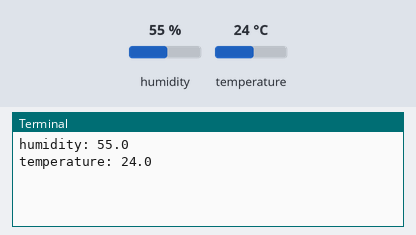
The program below on a simulated Raspberry Pi (BCM pin numbers). Shown: the last lines printed to the terminal. Inputs (shaded band) come from the test bench; at power-on: humidity 55 %, temperature 24 °C.

Above: at 1.2 s.
1.3 s: humidity set to 22 %
At 11.5 s:
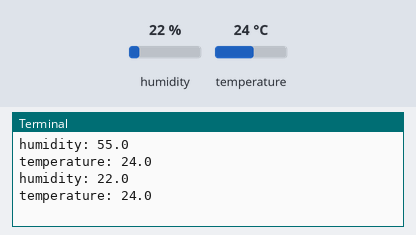
12.0 s: temperature set to 12 °C
At 22.4 s:
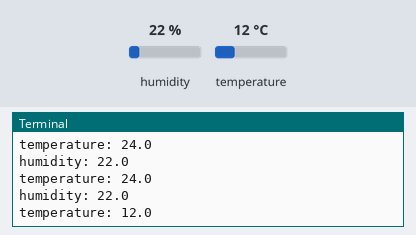
22.7 s: humidity set to 40 %
At 32.9 s:
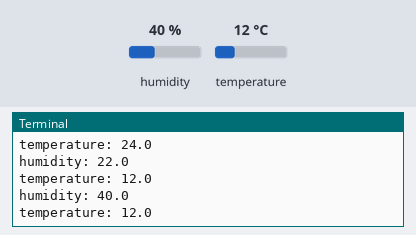
Timing chart, 0 to 34.4 s (numbered marks = the images above; inputs shaded):
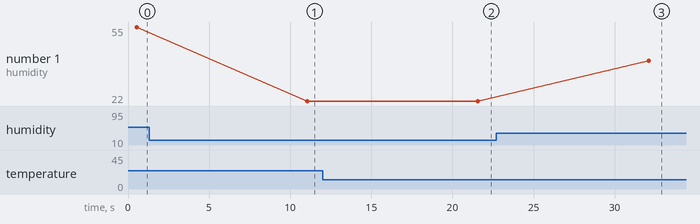

The program:

dht_print.py
```python
import Adafruit_DHT
import time

sensor = Adafruit_DHT.DHT11
pin = 27

for i in range(10):
    humidity, temperature = Adafruit_DHT.read_retry(sensor, pin)
    print("humidity: %s" % humidity)
    print("temperature: %s" % temperature)
    time.sleep(10)
```

Measured:
- after the input at 1.3 s, the terminal: prints a new line after 9.8 s (image 1)
- after the input at 12.0 s, the terminal: prints a new line after 9.6 s (image 2)
- after the input at 22.7 s, the terminal: prints a new line after 9.4 s (image 3)
- plotted number 1: 55 → 22 after the input at 1.3 s, 22 → 40 after the input at 22.7 s
